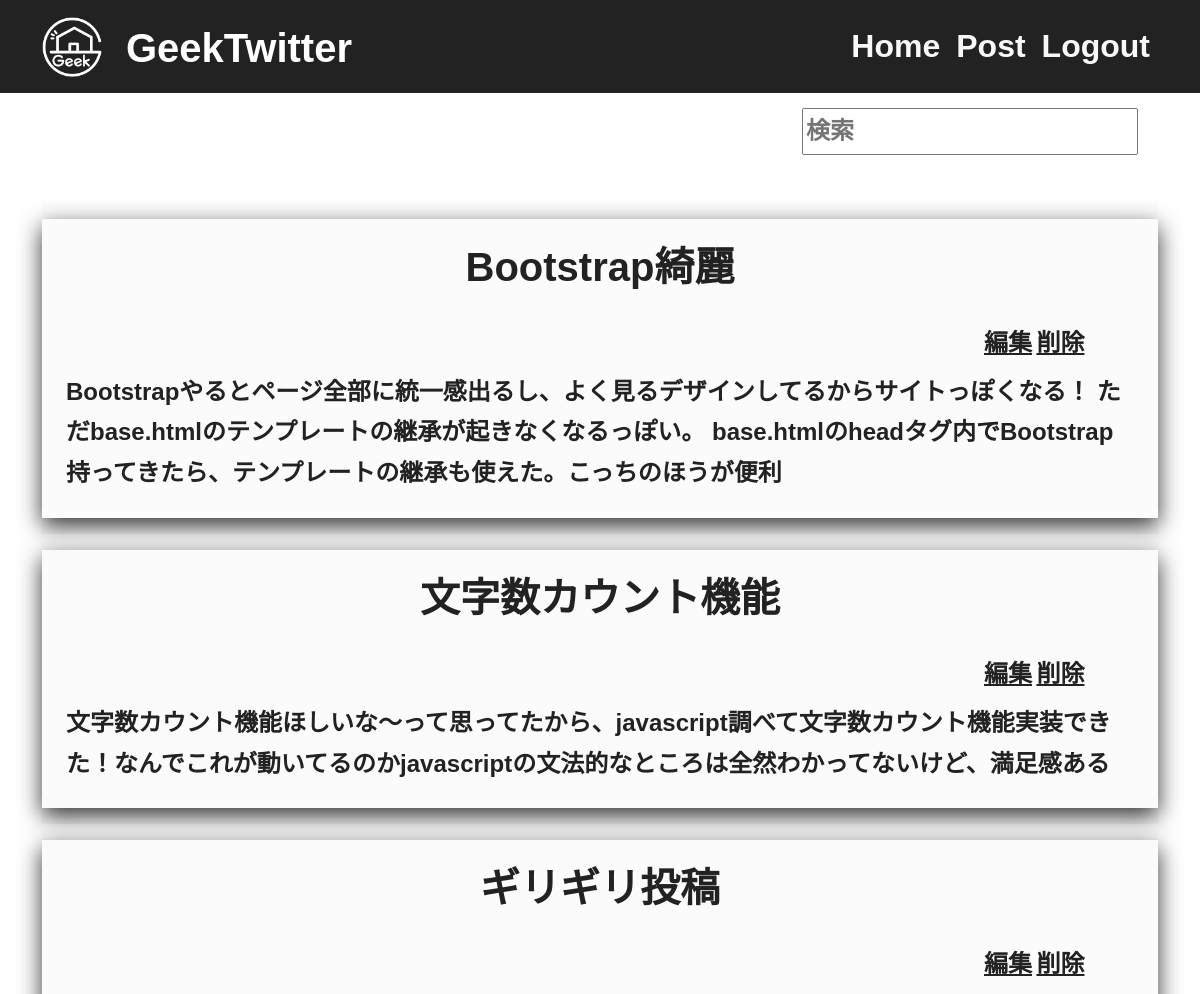
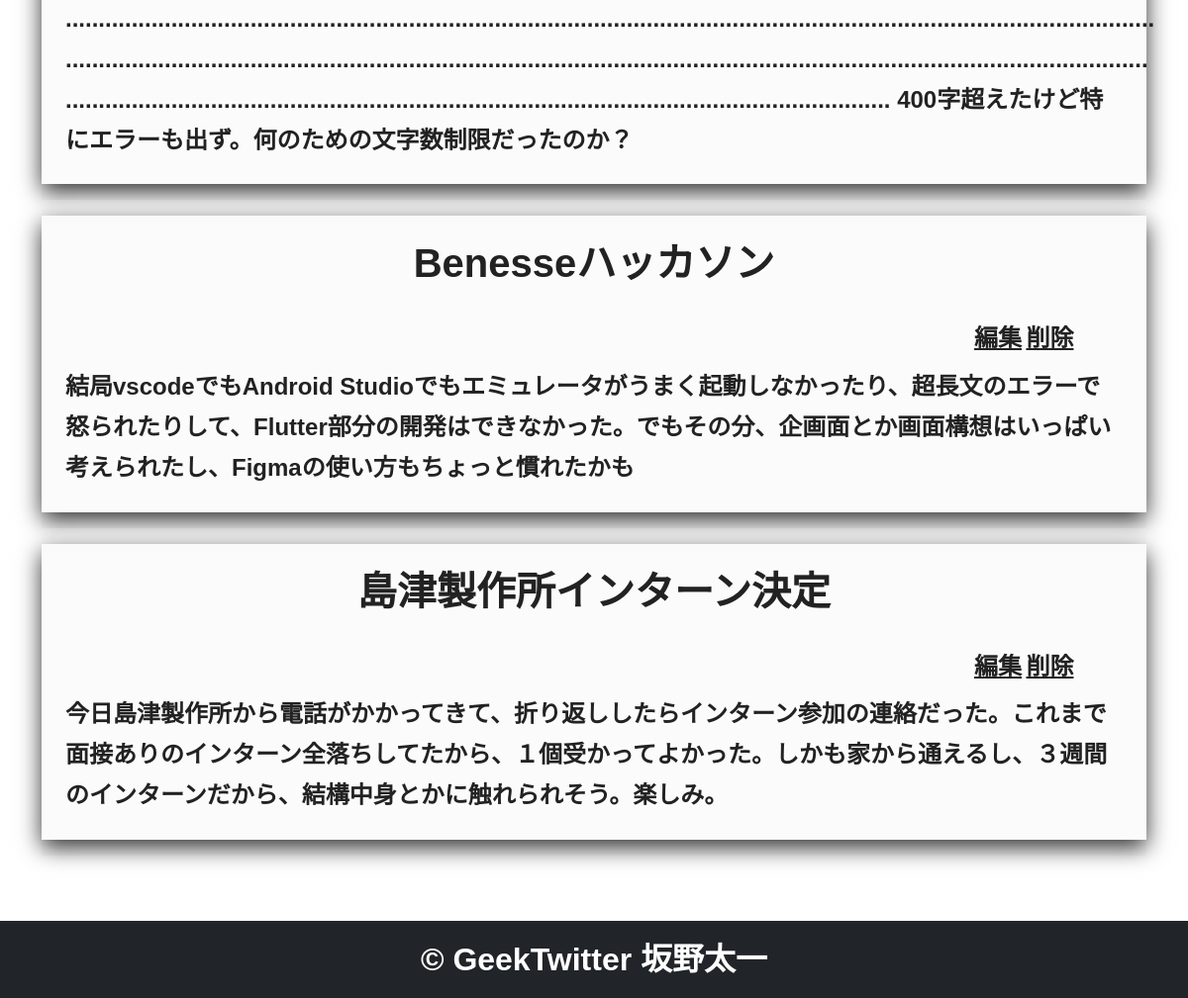
The page /index (signed in) on the database as committed earlier (2 pictures, top to bottom).
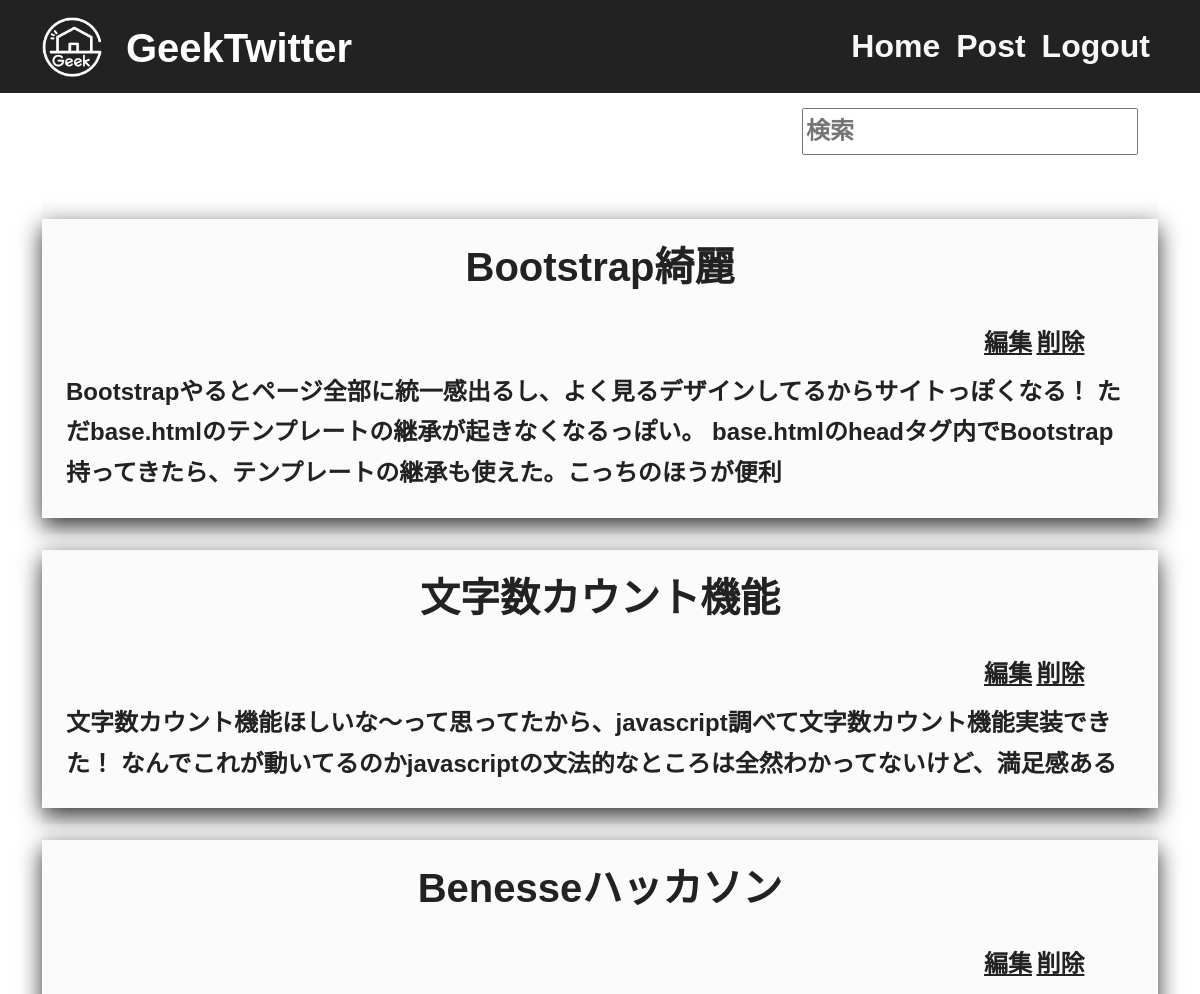
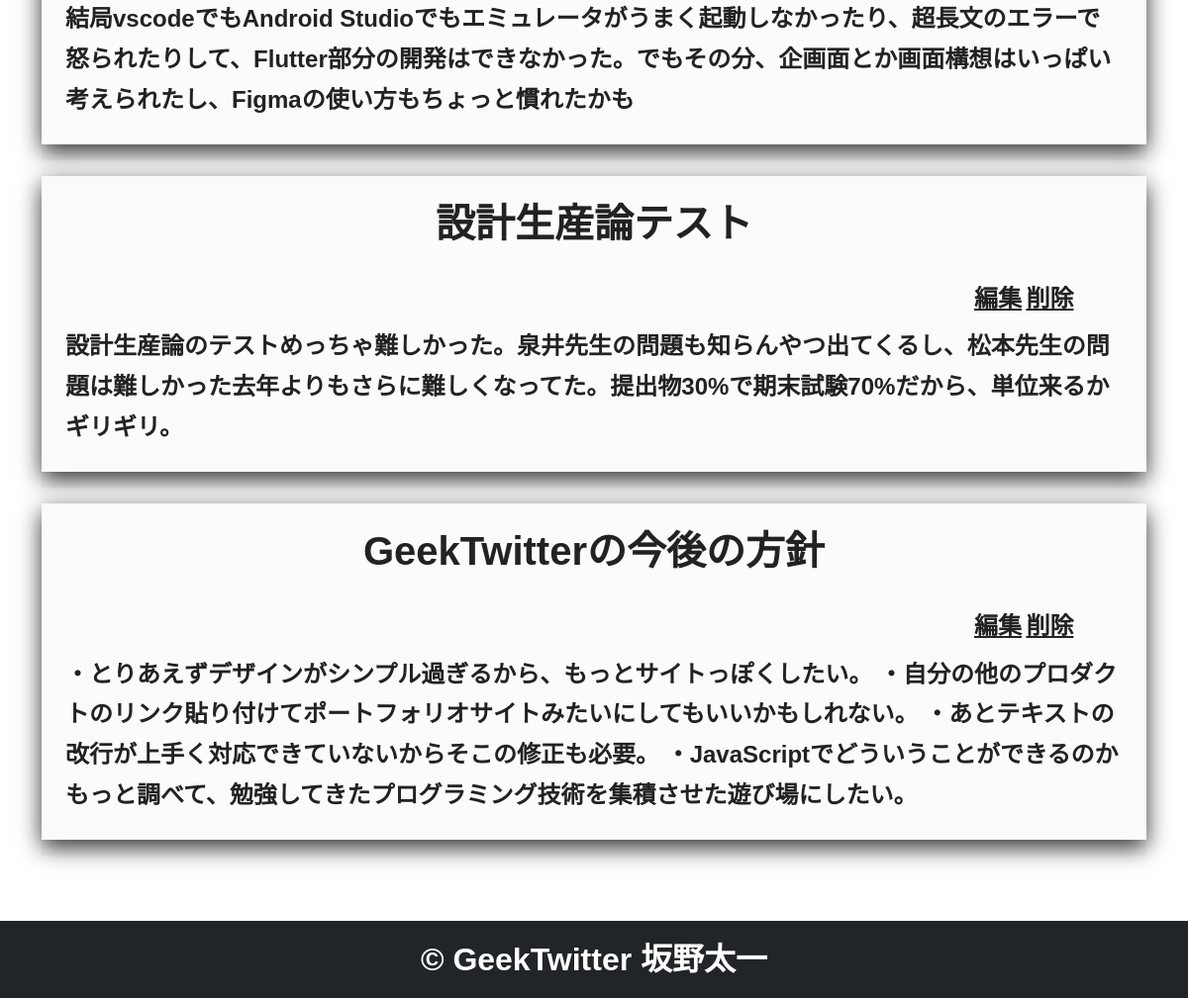
The same page on the database as committed later (2 pictures, top to bottom).
### app.py (models this page shows)
class Post(db.Model):
    id = db.Column(
        db.Integer, primary_key=True
    )  # primary_key : それぞれの投稿を判断する主Key
    title = db.Column(db.String(50), nullable=False)
    body = db.Column(db.String(400), nullable=False)
    created_at = db.Column(
        db.DateTime, nullable=False, default=datetime.now(pytz.timezone("Asia/Tokyo"))
    )

### app.py (the view)
@app.route("/index", methods=["GET", "POST"])
@login_required
def index():
    if request.method == "POST":
        text_input = request.form.get("search")
        print(f"text_input : {text_input}")
        if (text_input is None) or len(text_input) == 0:
            posts = Post.query.all()
        else:
            posts = (
                db.session.query(Post)
                .filter(
                    or_(
                        Post.body.contains(text_input),
                        Post.title.contains(text_input),
                    )
                )
                .all()
            )
        return render_template("index.html", posts=posts)
    else:
        posts = Post.query.all()
        return render_template("index.html", posts=posts)

### app.py (called while the page is built)
@login_manager.user_loader
def load_user(user_id):
    return User.query.get(int(user_id))

### templates/index.html
{% extends "base.html" %}
{% block content %}
<div class="container">
    <div class="row">
        <div class="col-md-8"></div>
        <div class="container col-md-4">
            <form method="POST">
                <input type="text" name="search" class="search my-5" placeholder="検索">
            </form>
        </div>
    </div>
    {% for post in posts %}
    <article>
        <div class="container py-3 post-box">
            <div class="row card-effect">
                <h3 class="text-center mx-auto py-4"><b>{{post.title}}</b></h3>
                <div class="col-md-10"></div>
                <div class="col-md-2 mx-auto">
                    <a href="/{{post.id}}/update" role = "button">編集</a>
                    <a href="/{{post.id}}/delete" role = "button">削除</a>
                </div>
                <div class="container"><p class="container py-2 post">{{post.body}}</p>
                </div>
            </div>
        </div>
    </article>
{% endfor %}
</div>
{% endblock %}

Rows that differ between the two databases and show on the page:
removed Post: title "ギリギリ投稿", body "..................................................................................................................................................................... .................................................................................................................................................................... ............................................................................................................................. 400字超えたけど特にエラーも出ず。何のための文字数制限だったのか？"
removed Post: title "島津製作所インターン決定", body "今日島津製作所から電話がかかってきて、折り返ししたらインターン参加の連絡だった。これまで面接ありのインターン全落ちしてたから、１個受かってよかった。しかも家から通えるし、３週間のインターンだから、結構中身とかに触れられそう。楽しみ。"
changed Post "文字数カウント機能": body "文字数カウント機能ほしいな～って思ってたから、javascript調べて文字数カウント機能実装できた！なんでこれが動いてるのかjavascriptの文法的なところは全然わかってないけど、満足感ある" → "文字数カウント機能ほしいな～って思ってたから、javascript調べて文字数カウント機能実装できた！ なんでこれが動いてるのかjavascriptの文法的なところは全然わかってないけど、満足感ある"
added Post: title "設計生産論テスト", body "設計生産論のテストめっちゃ難しかった。泉井先生の問題も知らんやつ出てくるし、松本先生の問題は難しかった去年よりもさらに難しくなってた。提出物30%で期末試験70%だから、単位来るかギリギリ。"
added Post: title "GeekTwitterの今後の方針", body "・とりあえずデザインがシンプル過ぎるから、もっとサイトっぽくしたい。 ・自分の他のプロダクトのリンク貼り付けてポートフォリオサイトみたいにしてもいいかもしれない。 ・あとテキストの改行が上手く対応できていないからそこの修正も必要。 ・JavaScriptでどういうことができるのかもっと調べて、勉強してきたプログラミング技術を集積させた遊び場にしたい。"
